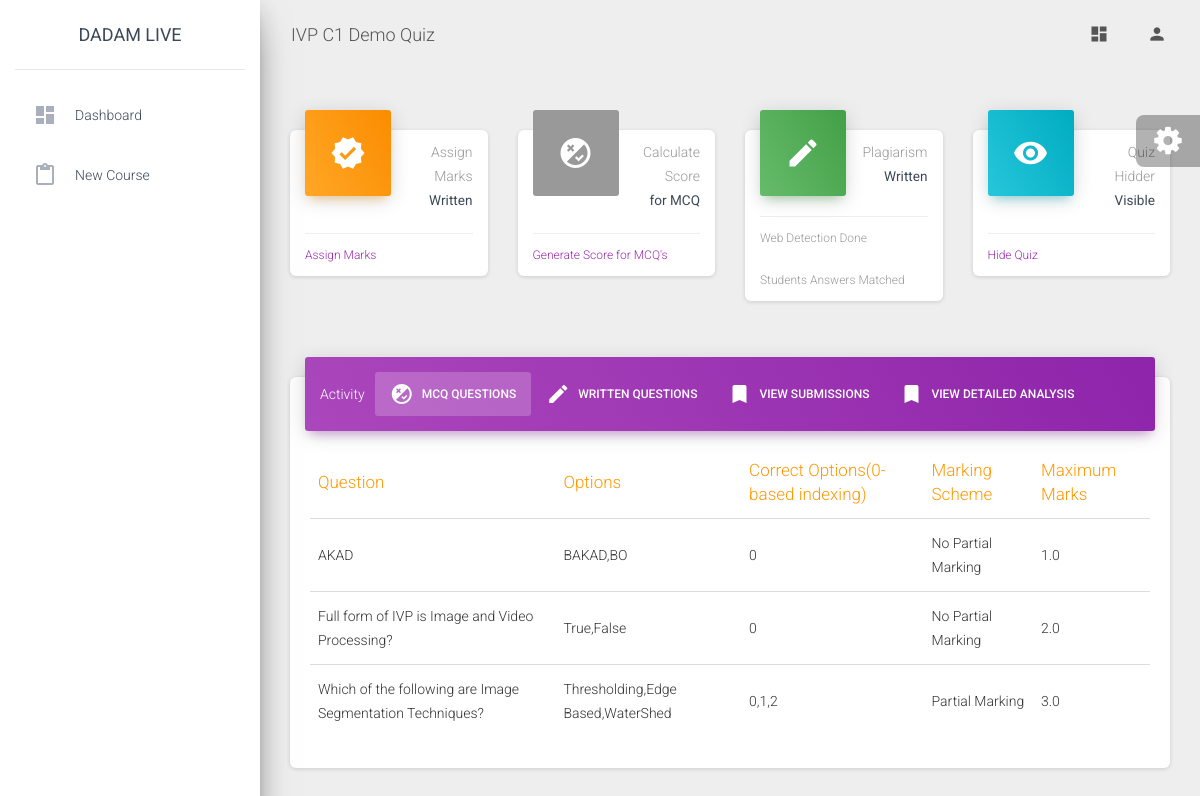
The page /dashboard/faculty/course/manage/quiz/5 (signed in) on the database as committed earlier.
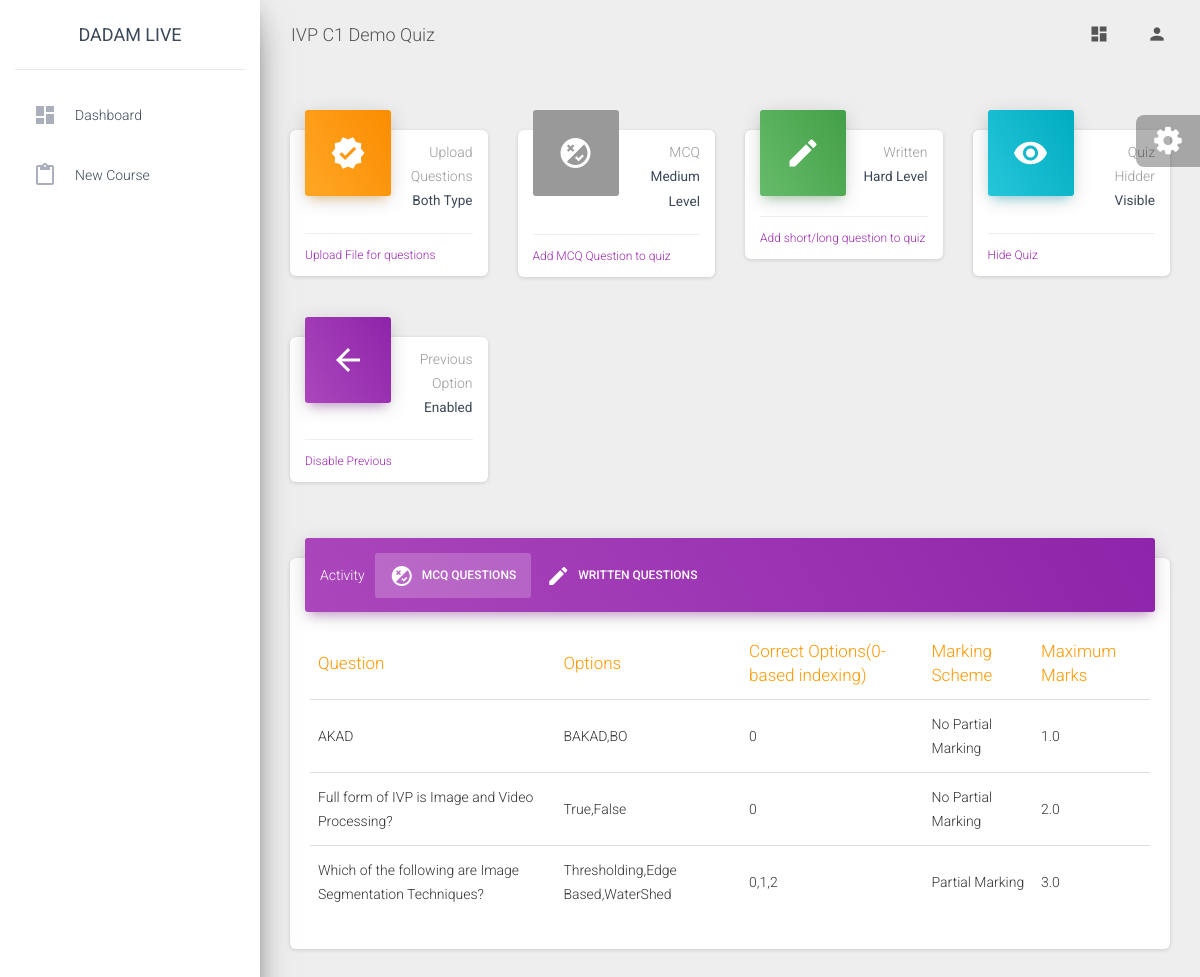
The same page on the database as committed later.
### faculty/views.py (the view)
# urls.py: path('course/manage/quiz/<str:quiz_id>',views.manage_quiz,name="manage_quiz"),
def manage_quiz(request,quiz_id):
    faculty=basicChecking(request)
    if faculty==False:
        return redirect('home')
    quiz=""
    try:
        quiz=Quiz.objects.get(id=int(quiz_id))
        course=quiz.course
        if course.instructor!=request.user:
            return JsonResponse({"message": "Course was not found on this server"}, status=400)
    except:
        return JsonResponse({"message": "Course was not found on this server"}, status=400)
    if request.method=="POST":
        question_type=request.POST.get("question_type")
        if int(question_type)==1:
            question_written=request.POST.get("question_written")
            max_marks_written=float(request.POST.get("max_marks_written"))
            scheme=int(request.POST.get("marking_scheme"))
            mcq=MCQ.objects.create(quiz=quiz, question=question_written, maximum_marks=max_marks_written, markingScheme=scheme)
            index=0
            for i in range(1,7):
                select=request.POST.get("sel"+str(i))
                if int(select)!=1:
                    option=request.POST.get("opt"+str(i))
                    mcq.options.append(option)
                    if int(select)==2:
                        mcq.correct_answers.append(index)
                    index=index+1
            mcq.save()
            quiz.maximum_marks+=max_marks_written
            quiz.save()
        elif int(question_type)==2:
            question_written=request.POST.get("question_written")
            max_marks_written=float(request.POST.get("max_marks_written"))
            WrittenQuestion.objects.create(quiz=quiz, question=question_written, maximum_marks=max_marks_written)
            quiz.maximum_marks+=max_marks_written
            quiz.save()
        elif int(question_type)==3:
            form=FileForm(request.POST,request.FILES)
            if form.is_valid():
                file=form.cleaned_data['file']
                if str(file).endswith('.csv'):
                    data=pd.read_csv(file)
                elif str(file).endswith('.xlsx'):
                    data=pd.read_excel(file)
                else:
                    mcq=MCQ.objects.filter(quiz=quiz)
                    written=WrittenQuestion.objects.filter(quiz=quiz)
                    submissions=False
                    if quiz.quizHeld:
                        submissions=Submission.objects.filter(quiz=quiz)
                    return render(request,"faculty/manage_quiz.html",context={"quiz": quiz, "mcq": mcq, "written": written, "message": "Not an excel or csv file", "submissions": submissions})
                return manage_quiz_helper(request, data, quiz)
        return redirect('manage_quiz',quiz_id)
    else:
        mcq=MCQ.objects.filter(quiz=quiz)
        written=WrittenQuestion.objects.filter(quiz=quiz)
        submissions=0
        if quiz.quizHeld:
            submissions=Submission.objects.filter(quiz=quiz)
        return render(request,"faculty/manage_quiz.html",context={"quiz": quiz, "mcq": mcq, "written": written, "submissions": submissions})

### faculty/views.py (called while the page is built)
def basicChecking(request):
    if request.user.is_authenticated==False:
        return False
    try:
        info=UserInformation.objects.get(user=request.user)
        if info.userType.userTypeCode==settings.CODE_FACULTY:
            faculty=Faculty.objects.get(user=request.user)
            return faculty
        return False
    except:
        return False

### faculty/templates/faculty/manage_quiz.html (shortened to what the changed rows need)
{% extends 'faculty/base.html' %} {% load static %}
{% block css %}
<link rel="stylesheet" href="http://cdn.datatables.net/1.10.2/css/jquery.dataTables.min.css"></style>
{% endblock %}
{% block main_body %}
<div class="row">
    <div class="col-lg-3 col-md-6 col-sm-6">
      <div class="card card-stats">
        <div class="card-header card-header-warning card-header-icon">
          <div class="card-icon">
            <i class="material-icons">verified</i>
          </div>
          <p class="card-category">
            {% if quiz.quizHeld %}
            Assign Marks
            {% else %}
            Upload Questions
            {% endif %}</p>
          <h5 class="card-title">
            <small>
            {% if quiz.quizHeld %}
            Written
            {% else %}
            Both Type
            {% endif %}</small>
          </h5>
        </div>
        <div class="card-footer">
          <div class="stats">
              {% if quiz.quizHeld %}
              <a data-toggle="modal" data-target="#modal4" href="#">Assign Marks</a>
              {% else %}
                <a data-toggle="modal" data-target="#modal0" href="#">Upload File for questions</a>
              {% endif %}
          </div>
        </div>
      </div>
    </div>
    <div class="col-lg-3 col-md-6 col-sm-6">
      <div class="card card-stats">
        <div class="card-header card-header-alert card-header-icon">
          <div class="card-icon">
            <i class="material-icons">flaky</i>
          </div>
          <p class="card-category">
            {% if quiz.quizHeld %}
            Calculate Score
            {% else %}
            MCQ
            {% endif %}
          </p>
          <h5 class="card-title">
            {% if quiz.quizHeld %}
            <small>for MCQ</small>
            {% else %}
            <small>Medium Level</small>
            {% endif %}
          </h5>
        </div>
        <div class="card-footer">
          <div class="stats">
              {% if quiz.quizHeld %}
              <a href="{% url 'generate_score' quiz_id=quiz.id %}" onclick="return confirm('It will take a moment to calculate the marks so please wait until it do.')">Generate Score for MCQ's</a>
              {% else %}
                <a data-toggle="modal" data-target="#modal1" href="#">Add MCQ Question to quiz</a>
              {% endif %}
          </div>
        </div>
      </div>
    </div>
    <div class="col-lg-3 col-md-6 col-sm-6">
      <div class="card card-stats">
        <div class="card-header card-header-success card-header-icon">
          <div class="card-icon">
            <i class="material-icons">create</i>
          </div>
          <p class="card-category">
            {% if quiz.quizHeld %}
            Plagiarism
            {% else %}
            Written
            {% endif %}
          </p>
          <h5 class="card-title"><small>
            {% if quiz.quizHeld %}
            Written
            {% else %}
            Hard Level
            {% endif %}
          </small></h5>
        </div>
        <div class="card-footer">
          <div class="stats">
            {% if quiz.quizHeld %}
              {% if quiz.webDetectionDone %}
                Web Detection Done
              {% else %}
                <a href="{% url 'detect_web_sources' quiz_id=quiz.id %}" onclick="return confirm('It will take few minutes for web detection. Do not close the webpage.')">Detect Web Sources</a>
              {% endif %}
            {% else %}
            <a data-toggle="modal" data-target="#modal2" href="#">Add short/long question to quiz</a>
            {% endif %}
          </div>
        </div>
        {% if quiz.quizHeld %}
          <div class="card-footer">
            <div class="stats">
              {% if quiz.studentAnswersMatched %}
                  Students Answers Matched
              {% else %}
                  <a href="{% url 'match_student_answers' quiz_id=quiz.id %}" onclick="return confirm('It will take few minutes to match the answers of all students. Do not close the webpage.')">Match Student's Answers</a>
              {% endif %}
            </div>
          </div>
        {% endif %}
      </div>
    </div>
    {% if quiz.quizHeld %}{% else %}
      <div class="col-lg-3 col-md-6 col-sm-6">
        <div class="card card-stats">
          <div class="card-header card-header-primary card-header-icon">
            <div class="card-icon">
              <i class="material-icons">arrow_back</i>
            </div>
            <p class="card-category">Previous Option</p>
            <h5 class="card-title">
              <small>
                  {% if quiz.disable_previous %}Disabled{% else %}Enabled{% endif %}
              </small></h5>
          </div>
          <div class="card-footer">
            <div class="stats">
              <a href="{% url 'change_prev_status' quiz_id=quiz.id %}">{% if quiz.disable_previous %}Enable Previous{% else %}Disable Previous{% endif %}</a>
            </div>
          </div>
        </div>
      </div>
    {% endif %}
  </div>
  <div class="row">
    <div class="col-lg-12 col-md-12">
      <div class="card">
        <div class="card-header card-header-tabs card-header-primary">
          <div class="nav-tabs-navigation">
            <div class="nav-tabs-wrapper">
              <ul class="nav nav-tabs" data-tabs="tabs">
                {% if quiz.quizHeld %}
                <li class="nav-item">
                  <a class="nav-link" href="#assign" data-toggle="tab">
                    <i class="material-icons">turned_in</i> View Submissions
                    <div class="ripple-container"></div>
                  </a>
                </li>
                <li class="nav-item">
                  <a class="nav-link" data-toggle="modal" data-target="#modal3" href="#" onclick="get_analysis()">
                    <i class="material-icons">turned_in</i> View Detailed Analysis
                    <div class="ripple-container"></div>
                  </a>
                </li>
                {% endif %}
              </ul>
            </div>
          </div>
        </div>
        <div class="card-body">
          <div class="tab-content">
            <div class="tab-pane active" id="mcqs">
                <table class="table table-hover">
                    <thead class="text-warning">
                      <th>Question</th>
                      <th>Options</th>
                      <th>Correct Options(0-based indexing)</th>
                      <th>Marking Scheme</th>
                      <th>Maximum Marks</th>
                    </thead>
                </table>
            </div>
            </div>
          </div>
        </div>
      </div>
    </div>
  </div>
{% endblock %}

Rows that differ between the two databases and show on the page:
changed Quiz "IVP C1 Demo Quiz": quizHeld True → False (drawn)
Other text that changed with them:
text no longer shown: "Assign Marks Assign Marks Calculate Score for MCQ Generate Score for MCQ's Plagiarism Web Detection Done Students Answers Matched VIEW SUBMISSIONS VIEW DETAILED ANALYSIS"
text now shown: "Upload Questions Both Type Upload File for questions MCQ Medium Level Add MCQ Question to quiz Hard Level Add short/long question to quiz Previous Option Enabled Disable Previous"
